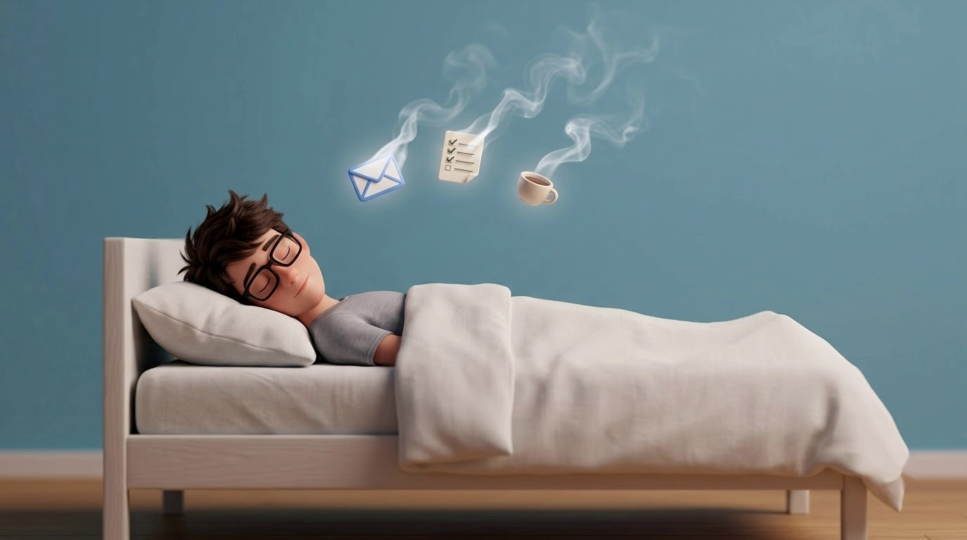
#> input picture assets/sampled_frame_10s.jpg, 1934 x 1080 px, given in place of 0922 (1).mp4, which was not available (shown at 1/2 size)
$ python detect_video_scenes.py
#> lines starting #> are read from the running program, lines starting #| are printed output that depends on the picture; pictures that were not available may be replaced by others from this repository, and a replacement may not be noted
import cv2
import json

video_path = r"C:\Users\Indresh HL\Downloads\READY IT UPLOAD\0922 (1).mp4"
cap = cv2.VideoCapture(video_path)

fps = cap.get(cv2.CAP_PROP_FPS)
total_frames = int(cap.get(cv2.CAP_PROP_FRAME_COUNT))
duration = total_frames / fps

print(f"Video: {video_path}")
print(f"FPS: {fps}, Total Frames: {total_frames}, Duration: {duration:.2f}s ({duration/60:.2f}m)")

# Sample first 20 cuts
cuts = []
prev_frame = None
frame_idx = 0

step = 3 # Sample every 3 frames for speed (10 checks per second)
cuts.append({"frame": 0, "time": 0.0})

while True:
    ret, frame = cap.read()
#> frame is the input picture: shape (1080, 1934, 3); mean B, G, R 132.3, 129.4, 117.5
    if not ret:
        break

    if frame_idx % step == 0:
        small = cv2.resize(frame, (160, 90))
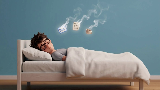
#> small: shape (90, 160, 3); mean B, G, R 132.4, 129.5, 117.6
        gray = cv2.cvtColor(small, cv2.COLOR_BGR2GRAY)
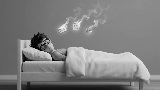
#> gray: shape (90, 160); min 0, max 241, mean 126.4

        if prev_frame is not None:
            diff = cv2.absdiff(gray, prev_frame).mean()
            # If significant visual change between scenes
            if diff > 22.0:
                cut_time = round(frame_idx / fps, 2)
                # Avoid registering cuts too close to each other (<0.5s)
                if not cuts or (cut_time - cuts[-1]["time"] >= 0.8):
                    cuts.append({"frame": frame_idx, "time": cut_time, "diff": round(diff, 1)})
        prev_frame = gray

    frame_idx += 1

cap.release()

print(f"\nTotal scene cuts detected: {len(cuts)}")
print("\nFirst 15 scene cuts:")
for c in cuts[:15]:
    print(f"  Shot at {c['time']}s (Frame {c['frame']})")

with open("assets/detected_timeline_cuts.json", "w") as f:
    json.dump(cuts, f, indent=2)

print("\nSaved assets/detected_timeline_cuts.json successfully!")

$ run again, on assets/sampled_frame_14s.jpg
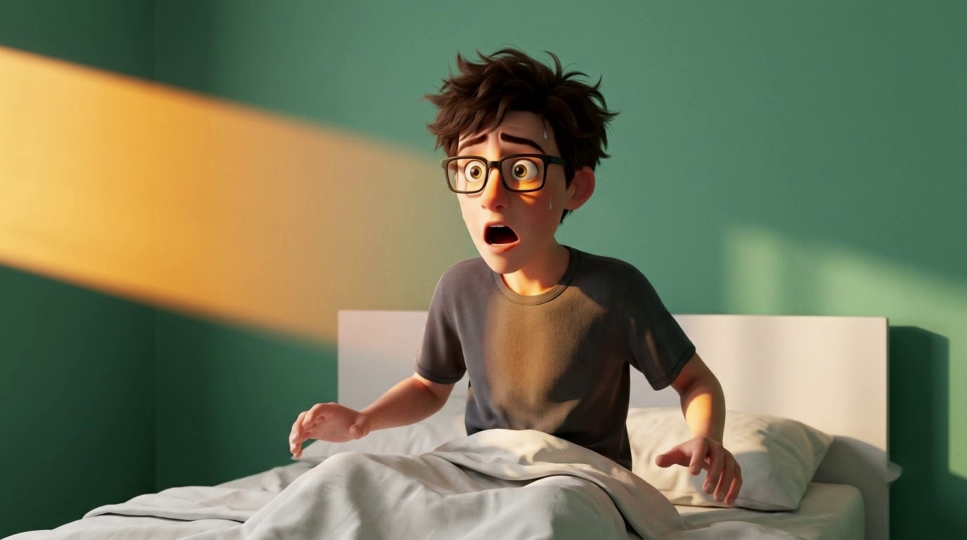
#> input picture assets/sampled_frame_14s.jpg, 1934 x 1080 px, given in place of 0922 (1).mp4, which was not available (shown at 1/2 size)
#> frame is the input picture: shape (1080, 1934, 3); mean B, G, R 90.3, 120.4, 117.5
#> `small = cv2.resize(frame, (160, 90))`:
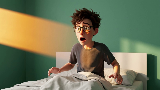
#> small: shape (90, 160, 3); mean B, G, R 90.3, 120.4, 117.5
#> `gray = cv2.cvtColor(small, cv2.COLOR_BGR2GRAY)`:
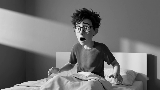
#> gray: shape (90, 160); min 0, max 239, mean 116.1
